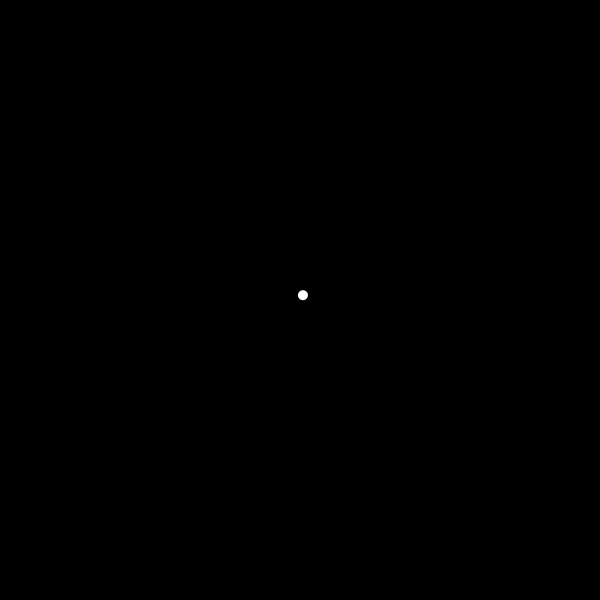
Frame 1 (no input)
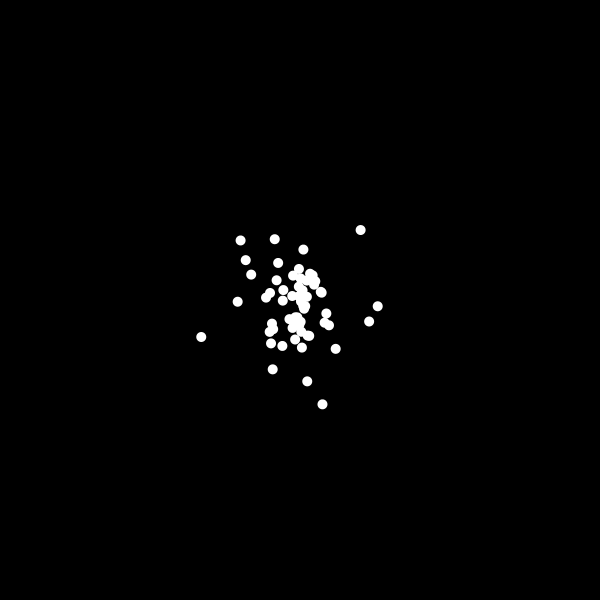
Frame 60 (the mouse pressed at the canvas centre just before this capture)
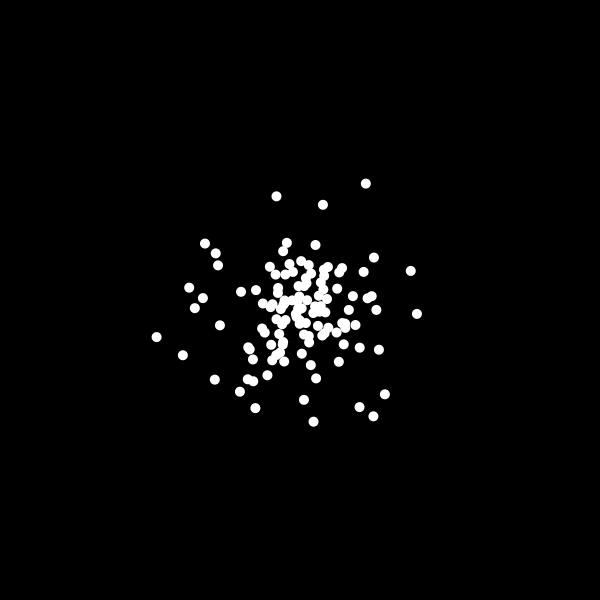
Frame 120 (the mouse held since frame 60 and released just before this capture)

The Processing sketch that drew these frames (run headless with seeded random() and noise(); from frame 60 on, the mouse is pressed at the canvas centre):

// Processing sketch: particle_wo_class
// ── particle_wo_class.pde
// 可変長配列でパーティクル（ランダムウォーク）

// 粒子の情報を覚えておくための配列
FloatList x;
FloatList y;

void setup() {
  size(600, 600);
  noStroke();
  fill(255);

  // 可変長配列を初期化
  x = new FloatList();
  y = new FloatList();
}

void draw() {
  background(0);

  // 新たな粒子を追加
  x.append(300);
  y.append(300);

  // ループ変数 i を 0 から個数ぶんまで増やしていく
  // ＝すべての粒子について処理する
  for (int i = 0; i < x.size(); i++) {
    // i番目の粒子の位置をずらす
    x.add(i, random(-10, +10));
    y.add(i, random(-10, +10));

    // i番目の粒子を描く
    ellipse(x.get(i), y.get(i), 10, 10);
  }
}
